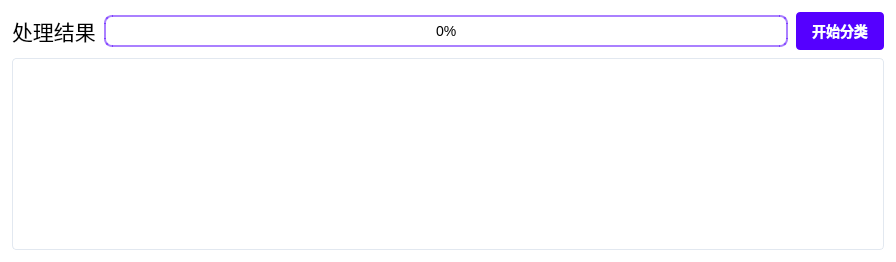
                <widget class="QFrame" name="frame_8">
                 <property name="styleSheet">
                  <string notr="true">QFrame{
	background-color: rgb(255, 255, 255);
border:0px solid red;
border-radius:24px
}</string>
                 </property>
                 <property name="frameShape">
                  <enum>QFrame::StyledPanel</enum>
                 </property>
                 <property name="frameShadow">
                  <enum>QFrame::Raised</enum>
                 </property>
                 <layout class="QVBoxLayout" name="verticalLayout_36" stretch="0,0">
                  <property name="spacing">
                   <number>8</number>
                  </property>
                  <property name="leftMargin">
                   <number>12</number>
                  </property>
                  <property name="topMargin">
                   <number>12</number>
                  </property>
                  <property name="rightMargin">
                   <number>12</number>
                  </property>
                  <property name="bottomMargin">
                   <number>12</number>
                  </property>
                  <item>
                   <layout class="QHBoxLayout" name="horizontalLayout_9">
                    <item>
                     <widget class="QLabel" name="label_2">
                      <property name="font">
                       <font>
                        <pointsize>16</pointsize>
                       </font>
                      </property>
                      <property name="text">
                       <string>处理结果</string>
                      </property>
                     </widget>
                    </item>
                    <item>
                     <widget class="QProgressBar" name="progressBar">
                      <property name="minimumSize">
                       <size>
                        <width>684</width>
                        <height>0</height>
                       </size>
                      </property>
                      <property name="maximumSize">
                       <size>
                        <width>684</width>
                        <height>16777215</height>
                       </size>
                      </property>
                      <property name="styleSheet">
                       <string notr="true">QProgressBar {
    border: 2px solid rgba(85, 0, 255, 0.5); 
    border-radius: 8px;
    background-color: #ffffff;
    text-align: center;
    font-size: 14px;
    color: rgb(0, 0, 0);
    padding: 2px;
}

QProgressBar::chunk {
    background-color: rgba(85, 0, 255, 0.4);
    width: 10px;
    margin: 0.5px;
    border-radius: 7px;
    transition: width 0.5s ease-in-out;
}

QProgressBar:completed {
    background-color: rgb(85, 0, 255);
    border-color: rgb(85, 0, 255);
}</string>
                      </property>
                      <property name="value">
                       <number>0</number>
                      </property>
                     </widget>
                    </item>
                    <item>
                     <widget class="QPushButton" name="pushButton_start">
                      <property name="styleSheet">
                       <string notr="true">QPushButton {
    background-color: rgb(85, 0, 255); /* 基础紫色 */
    color: white; /* 文字颜色 */
    border-radius: 4px;   /* 右上角直角 */
    padding: 8px 16px; /* 内边距 */
    font-size: 14px; /* 字体大小 */
    font-weight: 500; /* 字体粗细 */
    border: none; /* 无边框 */
    transition: all 0.2s ease; /* 过渡动画 */
}

/* 悬停效果 */
QPushButton:hover {
    background-color: rgb(105, 20, 255); /* 亮一点的紫色 */
    transform: translateY(-1px); /* 轻微上浮 */
    box-shadow: 0 3px 6px rgba(0, 0, 0, 0.1); /* 轻微阴影 */
}

/* 按下效果 */
QPushButton:pressed {
    background-color: rgb(70, 0, 220); /* 暗一点的紫色 */
    transform: translateY(1px); /* 轻微下沉 */
    box-shadow: none; /* 移除阴影 */
}

/* 禁用状态 */
QPushButton:disabled {
    background-color: rgb(160, 120, 255); /* 灰色调紫色 */
    color: rgb(220, 220, 220); /* 浅灰色文字 */
    transform: none; /* 取消变换 */
    box-shadow: none; /* 无阴影 */
    opacity: 0.7; /* 半透明 */
}

/* 主要按钮（如&quot;开始处理&quot;） */
QPushButton#startBtn {
    background-color: rgb(85, 0, 255);
    padding: 10px 20px;
    font-size: 15px;
}

/* 次要按钮（如&quot;浏览&quot;） */
QPushButton#browseBtn {
    background-color: rgba(85, 0, 255, 0.9);
    padding: 6px 12px;
    font-size: 13px;
}

/* 危险按钮（如&quot;停止处理&quot;） */
QPushButton#stopBtn {
    background-color: rgb(230, 50, 80);
}

QPushButton#stopBtn:hover {
    background-color: rgb(240, 60, 90);
}

QPushButton#stopBtn:pressed {
    background-color: rgb(210, 40, 70);
}</string>
                      </property>
                      <property name="text">
                       <string>开始分类</string>
                      </property>
                     </widget>
                    </item>
                   </layout>
                  </item>
                  <item>
                   <widget class="QTextEdit" name="textEdit_log">
                    <property name="styleSheet">
                     <string notr="true">QTextEdit {
    border: 1px solid #e2e8f0;
    border-radius: 4px;
    padding: 4px;
    background-color: #ffffff;
    color: #334155;
    font-size: 14px;
}

QTextEdit QScrollBar:vertical {
    width: 6px;
    background-color: #f8fafc; 
    margin: 8px 0px 8px 0px;
    border-radius: 3px;
}

QTextEdit QScrollBar::handle:vertical {
    background-color: rgb(85, 0, 255); /* 使用主题色作为滑块颜色 */
    border-radius: 3px;
    min-height: 20px; /* 滑块最小高度 */
}

QTextEdit QScrollBar::add-line:vertical,
QTextEdit QScrollBar::sub-line:vertical {
    height: 0px; /* 隐藏增加和减少按钮 */
}

QTextEdit QScrollBar::add-page:vertical,
QTextEdit QScrollBar::sub-page:vertical {
    background: none; /* 当滚动超出视图时，不显示额外的背景 */
}

/* 滑块悬停效果 */
QTextEdit QScrollBar::handle:vertical:hover {
    background-color: rgb(100, 20, 255); /* 悬停时稍微加深的颜色 */
}

/* 上下箭头按钮隐藏 */
QTextEdit QScrollBar:up-arrow:vertical,
QTextEdit QScrollBar:down-arrow:vertical {
    height: 0px;
    width: 0px;
    background: none;
}</string>
                    </property>
                   </widget>
                  </item>
                 </layout>
                </widget>
